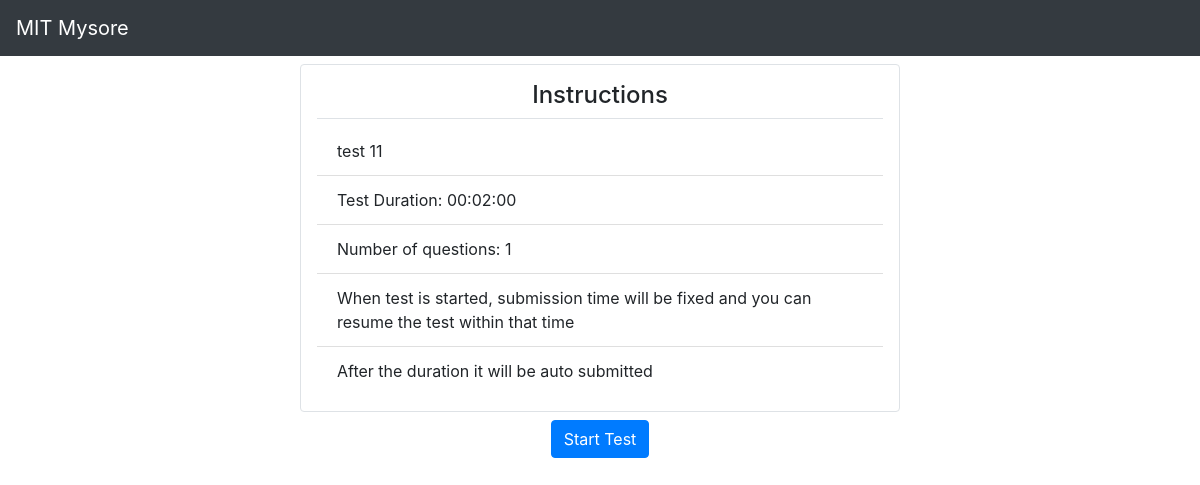
Screenshot of /test/instructions/4 (signed in) with the database file from the repository.
### tests/models.py (models this page shows)
class Test(models.Model):
    title = models.CharField(max_length=50)
    description = models.CharField(max_length=100, blank=True, null=True)
    no_of_questions = models.IntegerField()
    total_duration = models.TimeField(auto_now=False, auto_now_add=False)
    negative_marking = models.BooleanField(default=False)
    commence_at = models.DateTimeField(auto_now=False, auto_now_add=False)
    stop_commenceing_after = models.DateTimeField(
        auto_now=False, auto_now_add=False)
    show_score = models.BooleanField(default=False)
    show_answers = models.BooleanField(default=False)

### tests/views.py (the view)
# urls.py: path('instructions/<int:test_id>', views.instructions),
def instructions(request, test_id):
    if request.session.get('student', False):
        email = request.session['student']
        if Student.objects.filter(email=email).exists():
            student = Student.objects.filter(email=email)[0]
            test = Test.objects.get(id=test_id)
            return render(request, "instruction.html", {"test": test})
        else:
            return redirect('/log-in')
    else:
        return redirect('/log-in')

### templates/instruction.html (shortened to what this page needs)
<!DOCTYPE html>
<html lang="en">
<head>
    <link rel="stylesheet" href="https://maxcdn.bootstrapcdn.com/bootstrap/4.5.0/css/bootstrap.min.css" />
</head>
<body>
    <nav class="navbar bg-dark navbar-dark">
        <a class="navbar-brand">MIT Mysore</a>
    </nav>
    <div class="container-fluid">
        <div class="row my-2 justify-content-center">
            <div class="col-lg-6 col-md-7 col-sm-8 col-xs-10 mx-2 p-3 border rounded register-panel">
                <div class="text-center border border-top-0 border-right-0 border-left-0 mb-2">
                    <h4>Instructions</h4>
                </div>
                <ol class="list-group list-group-flush">
                    <li class="list-group-item">{{test.title}}</li>
                    <li class="list-group-item">Test Duration: {{test.total_duration|date:"H:i:s"}}</li>
                    <li class="list-group-item">Number of questions: {{test.no_of_questions}}</li>
                    <li class="list-group-item">When test is started, submission time will be fixed and you can resume
                        the test within that time</li>
                    <li class="list-group-item">After the duration it will be auto submitted</li>
                </ol>
            </div>
            <div class="col-auto mt-2">
                <a class="btn btn-primary" href="/test/{{test.id}}">Start Test</a>
            </div>
        </div>
    </div>
</body>
</html>

### rows the page displays
Test: title "test 11", total_duration "00:02:00", no_of_questions "1"
